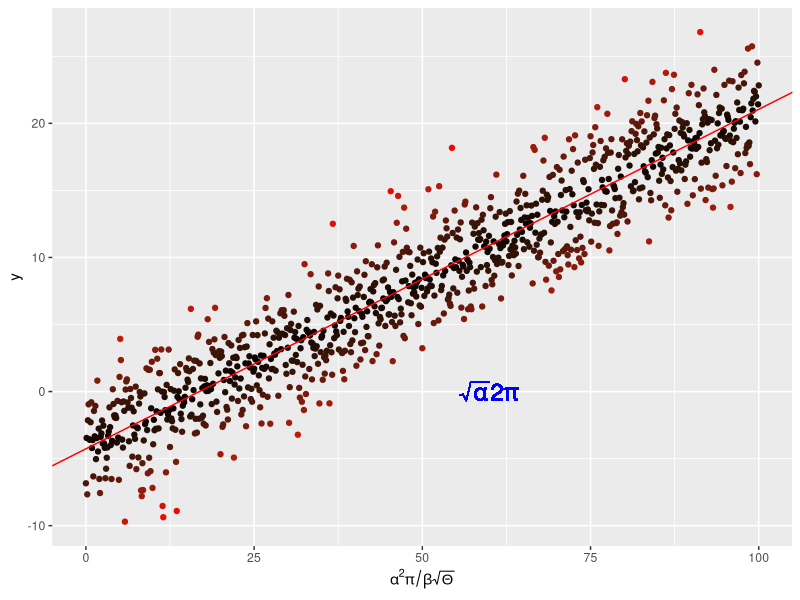
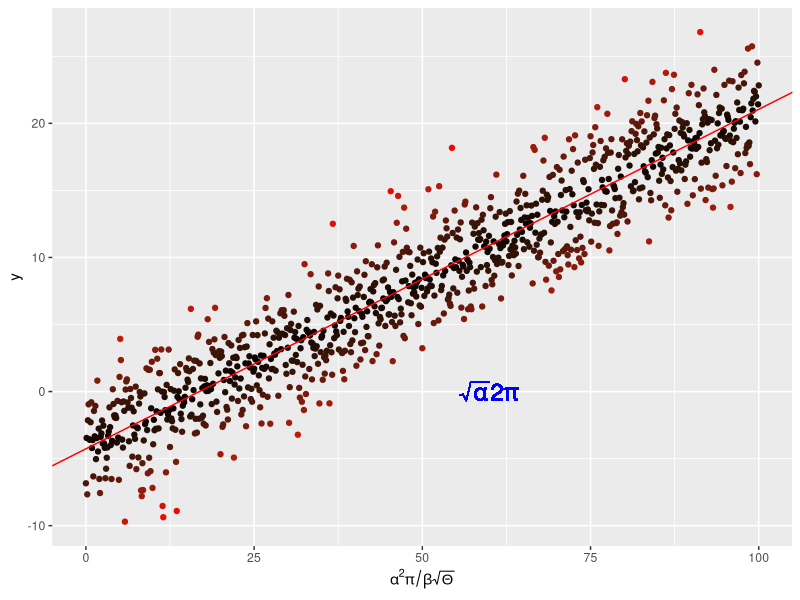

The R source for these figures, in order:
# Load necessary library
library(ggplot2) # Load ggplot2 for data visualization

# Generate a sequence of x values from 0 to 100 with a step of 0.1
x <- seq(0, 100, by = 0.1)

# Generate y values based on a linear relationship with added random noise
y <- -4. + 0.25 * x + # Linear equation: y = -4 + 0.25 * x
  rnorm(length(x), mean = 0., sd = 2.5) # Add random noise with mean 0 and standard deviation 2.5

# Put the x and y values into a dataframe for analysis
my_data <- data.frame(x = x, y = y)

# Perform a linear regression on y as a function of x and summarize the results
my_lm <- summary(lm(y ~ x, data = my_data)) 

# Plot the data
p <- ggplot(my_data, aes(
  x = x, y = y, # Define x and y variables
  colour = abs(my_lm$residual) # Colour points based on the absolute residuals from the regression
)) +
  geom_point() + # Add points to the plot
  scale_colour_gradient(low = "black", high = "red") + # Use a colour gradient from black to red
  theme(legend.position = "none") + # Remove the legend from the plot
  scale_x_continuous(expression(alpha^2 * pi / beta * sqrt(Theta))) 
  # Add a mathematical expression as the x-axis label

# Add the regression line to the plot
p <- p + geom_abline(
  intercept = my_lm$coefficients[1][1], # Use the intercept from the linear regression
  slope = my_lm$coefficients[2][1], # Use the slope from the linear regression
  colour = "red" # Set the line colour to red
)

# Add a mathematical annotation to the plot
p <- p + geom_text(
  aes(x = 60, y = 0, # Specify the position of the text on the plot
      label = "sqrt(alpha) * 2* pi"), # Add a LaTeX-style label
  parse = TRUE, size = 6, # Parse the label as a mathematical expression and set text size
  colour = "blue" # Set the text colour to blue
)

# Display the plot
p

# Save the plot as a PDF in the "../results/" directory
pdf("../results/MyLinReg.pdf", width = 8, height = 6)  # Open a PDF device with specified dimensions
print(p)  # Render the plot and save it to the file
dev.off()  # Close the PDF device to finalize the file
